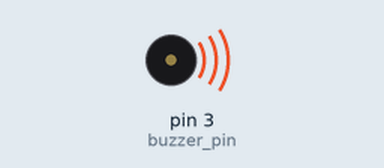
Simulated run of this sketch. Board: Arduino Uno, built with avr-gcc and run on an emulated ATmega328P. Parts: buzzer (waves = sounding).

Above: at 0.8 s.
Timing chart, 0 to 16.6 s (numbered marks = the images above):
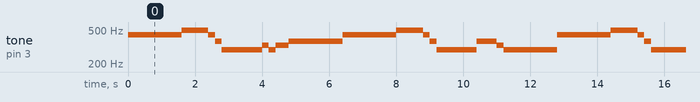

The sketch:

rocky_top.ino
```cpp
int buzzer_pin = 3;

struct MusicStruct {
  int c = 262;
  int d = 294;
  int e = 330;
  int f = 349;
  int g = 392;
  int a = 440;
  int b = 494;
  int c2 = 523;
  int d2 = 587;
  int e2 = 659;
  int f2 = 370;

} Music;

struct LengthStruct {
  float eighth = .5;
  float quarter = 0.25;
  float three_quarter = 0.75;
  float half = .5;
  float one = 1.0;
  float two = 2.0;
  float two_half = 2.5;
  float three = 3;
  float four = 4;
} Length;


int tempo = 400;

void setup() {

  pinMode(buzzer_pin, OUTPUT);
}

void setTone(int pin, int note, int duration) {
  tone(pin, note, duration);
  delay(duration);
  noTone(pin);
}

void loop() {
  //1
  setTone(buzzer_pin, Music.a, tempo * Length.one);
  setTone(buzzer_pin, Music.a, tempo * Length.one);
  setTone(buzzer_pin, Music.a, tempo * Length.one);
  setTone(buzzer_pin, Music.a, tempo * Length.one);

  setTone(buzzer_pin, Music.b, tempo * Length.one);
  setTone(buzzer_pin, Music.b, tempo * Length.one);

  setTone(buzzer_pin, Music.a, tempo * Length.half);
  setTone(buzzer_pin, Music.f2, tempo * Length.half);

  setTone(buzzer_pin, Music.d, tempo * Length.one);
  setTone(buzzer_pin, Music.d, tempo * Length.one);

  setTone(buzzer_pin, Music.d, tempo * Length.half);
  setTone(buzzer_pin, Music.d, tempo * Length.half);

  setTone(buzzer_pin, Music.e, tempo * Length.half);
  setTone(buzzer_pin, Music.d, tempo * Length.half);
  setTone(buzzer_pin, Music.e, tempo * Length.one);

  setTone(buzzer_pin, Music.f2, tempo * Length.four);

  setTone(buzzer_pin, Music.a, tempo * Length.one);
  setTone(buzzer_pin, Music.a, tempo * Length.one);
  setTone(buzzer_pin, Music.a, tempo * Length.one);
  setTone(buzzer_pin, Music.a, tempo * Length.one);


  setTone(buzzer_pin, Music.b, tempo * Length.one);
  setTone(buzzer_pin, Music.b, tempo * Length.one);

  setTone(buzzer_pin, Music.a, tempo * Length.half);
  setTone(buzzer_pin, Music.f2, tempo * Length.half);

  setTone(buzzer_pin, Music.d, tempo * Length.one);
  setTone(buzzer_pin, Music.d, tempo * Length.one);
  setTone(buzzer_pin, Music.d, tempo * Length.one);

  setTone(buzzer_pin, Music.f2, tempo * Length.eighth);
  setTone(buzzer_pin, Music.f2, tempo * Length.eighth);
  setTone(buzzer_pin, Music.f2, tempo * Length.eighth);
  setTone(buzzer_pin, Music.e, tempo * Length.eighth);

  setTone(buzzer_pin, Music.d, tempo * Length.four);


  //19


}
```

Measured:
- by itself, tone on pin 3 (buzzer_pin): repeats every 12.8 s: 494 Hz 0.80 s, 440 Hz 0.20 s, 370 Hz 0.20 s, 294 Hz 1.2 s, 330 Hz 0.20 s, 294 Hz 0.20 s, 330 Hz 0.40 s, 370 Hz 1.6 s, 440 Hz 1.6 s, 494 Hz 0.80 s, 440 Hz 0.20 s, 370 Hz 0.20 s, 294 Hz 1.2 s, 370 Hz 0.60 s, 330 Hz 0.20 s, 294 Hz 1.6 s, 440 Hz 1.6 s
